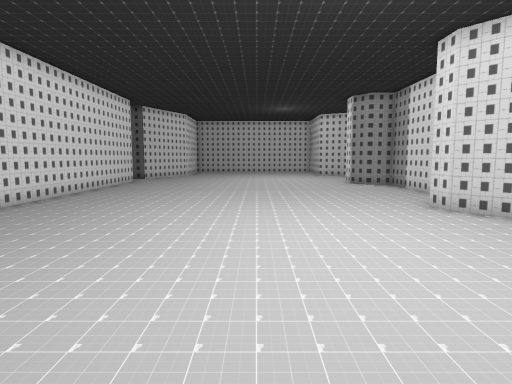
view 1 (above)

23 first-person views from a walk through a Unity game level. The camera is 1.5 m above the floor, tilts 6° down and sees 75° across. The floor is counted in squares, 0.97 m on a side. Each view is taken from the middle of a square. On the plan, view 1 faces up. The plan holds only what a view shows up to about 16 squares ahead; the rest is blank. The place goes on beyond the plan. The player is left out.

view 2
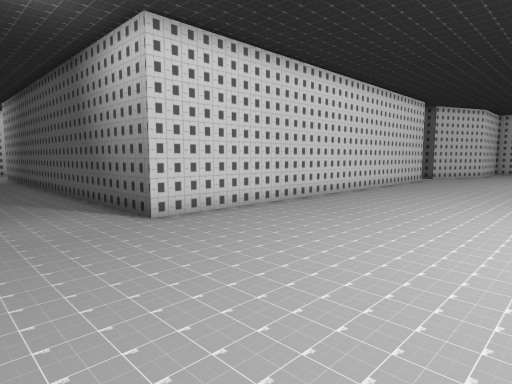

view 3
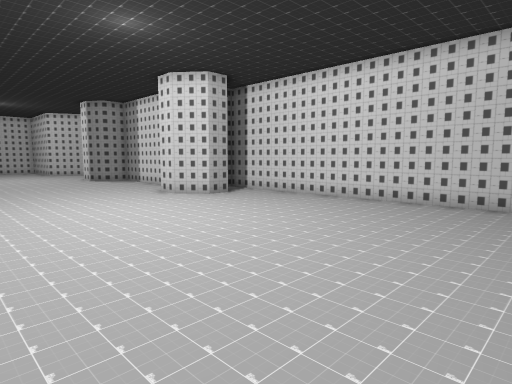

view 4
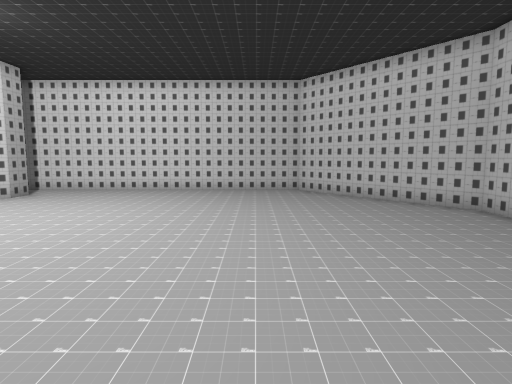

view 5
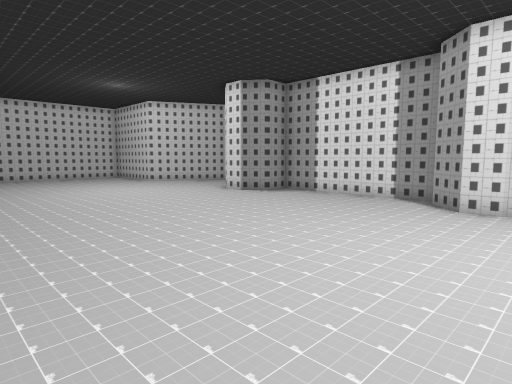

view 6
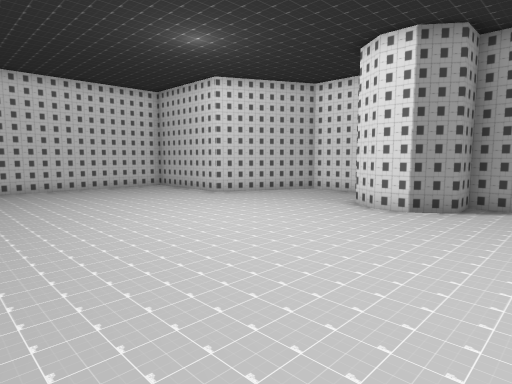

view 7
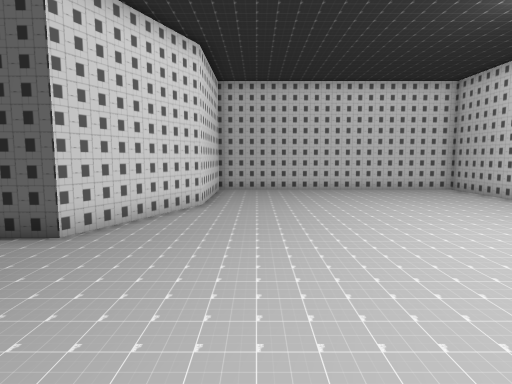

view 8
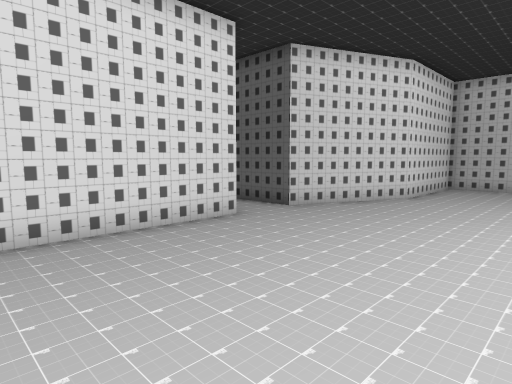

view 9
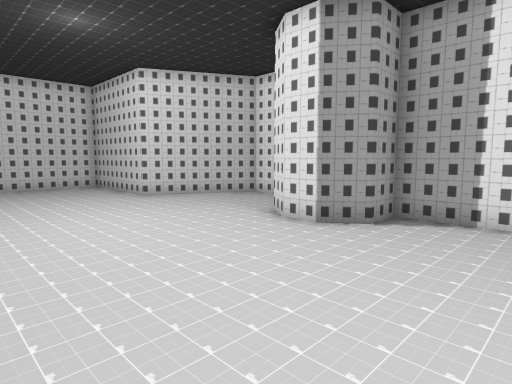

view 10
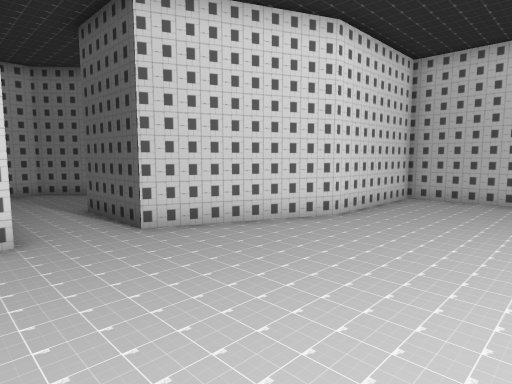

view 11
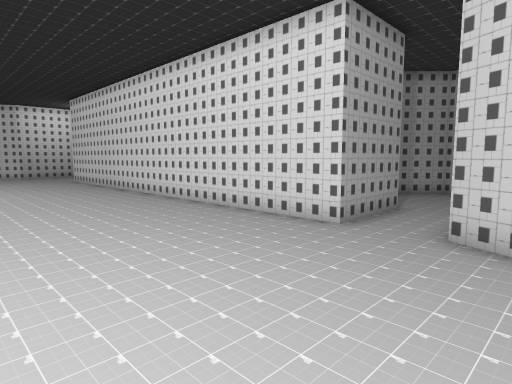

view 12
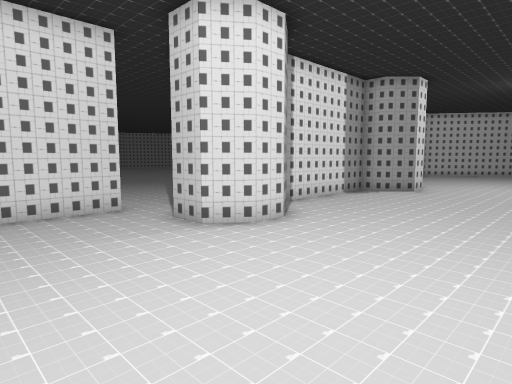

view 13
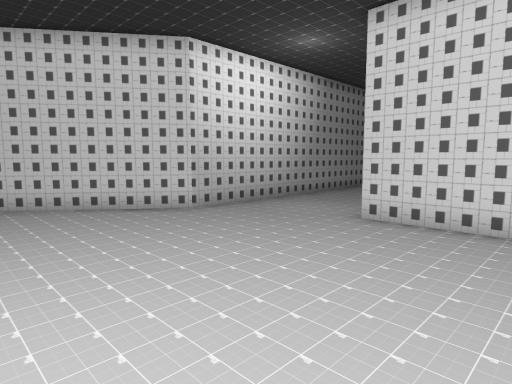

view 14
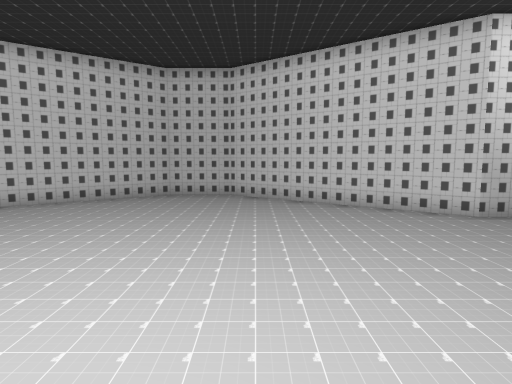

view 15
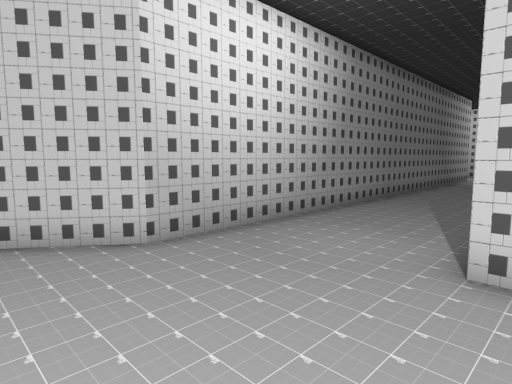

view 16
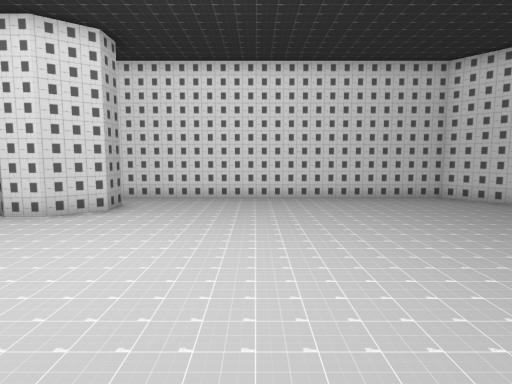

view 17
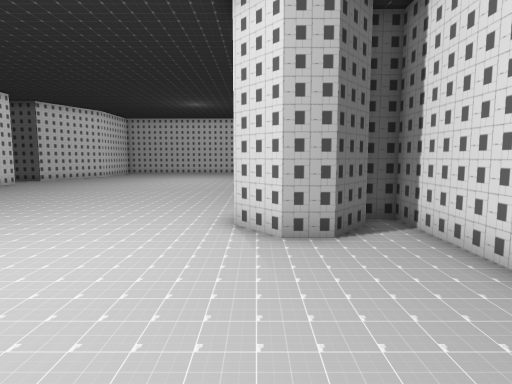

view 18
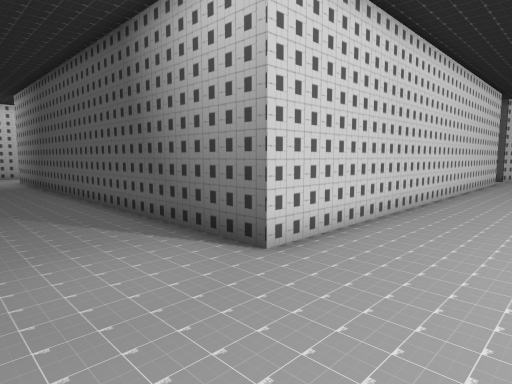

view 19
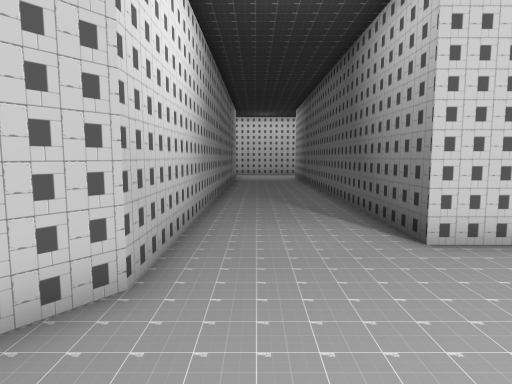

view 20
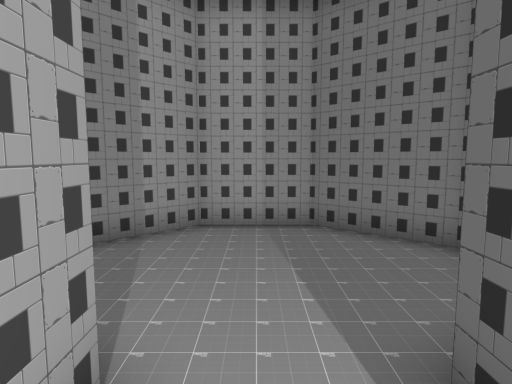

view 21
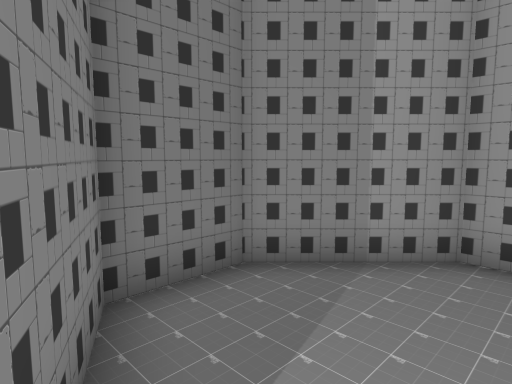

view 22
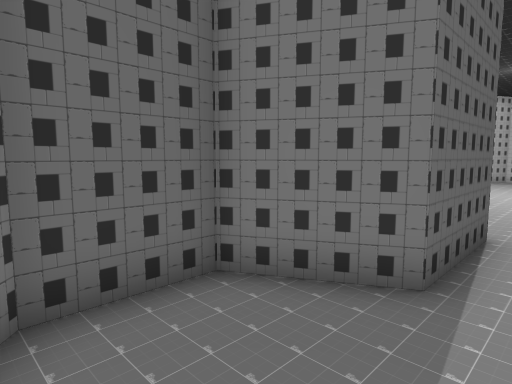

view 23
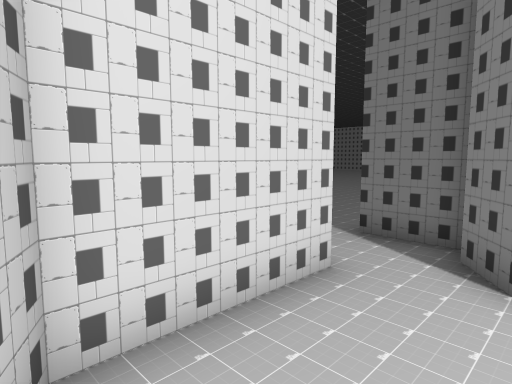

### Floor plan
Points are (right, up) in squares from view 1. A wall is a line through its corners. A room is listed if a view was taken in it or the views show most of it. See-through windows are left out.
Room 1 (views 1, 2, 3, 4, 5, 6, 7, 8, 9, 10, 11, 12, 13, 14, 15, 16, 17, 18, 19, 23)
walls: (8.5, 9.5) (7.5, 8.2) (6.5, 8.2) (5.5, 9.5) (5.5, 10.5) (6.5, 11.5) (7.5, 11.5) (7.5, 18.5) (6.3, 18.5) (5.5, 19.5) (5.5, 20.5) (6.2, 21.5) (7.5, 21.5); (-7.7, 21) (-7.7, 2) (-18.5, 2); (9.5, 21.9) (9.5, 25.5) (5.3, 27.7) (5.3, 32.8) (-5.7, 32.8) (-5.7, 27.8) (-7.7, 23.3); (-18.5, -2.5) (-5.8, -2.5) (1, -7.5) (3.5, -7.5) (9.5, -3) (9.5, 10.2) (8.8, 10.2)
ways out: opening at (-8, 22) to room 2; opening at (9, 22) to room 3
Room 2 (views 20, 21, 22)
walls: (-7.7, 23.3) (-11, 23.3) (-12.2, 25.5) (-14.5, 25.5) (-16.5, 23.3) (-16.5, 20.8) (-14.3, 18.5) (-12.3, 18.5) (-11, 21) (-7.7, 21)
ways out: opening at (-8, 22) to room 1
Room 3 (no view inside)
walls: (8.4, 19.7) (10.2, 19.7); (7.5, 21.5) (8.3, 20.4)
ways out: opening at (9, 22) to room 1

Positions as (right, up) in squares from view 1, and headings:
1: (0, 0), facing up
2: (0, -2), facing up-left
3: (-2, -3), facing up-right
4: (-6, -1), facing right
5: (-5, 8), facing up-right
6: (-4, 16), facing up-right
7: (-4, 17), facing up
8: (-1, 15), facing up-left
9: (-1, 15), facing up-right
10: (-1, 20), facing up-left
11: (-1, 25), facing down-left
12: (0, 26), facing down-right
13: (0, 6), facing down-left
14: (0, 6), facing down
15: (-3, 3), facing down-left
16: (-3, 4), facing right
17: (6, 2), facing up
18: (-4, -2), facing up-left
19: (-2, -1), facing left
20: (-9, 22), facing left
21: (-11, 22), facing down-left
22: (-15, 22), facing up-right
23: (7, 26), facing down-right
